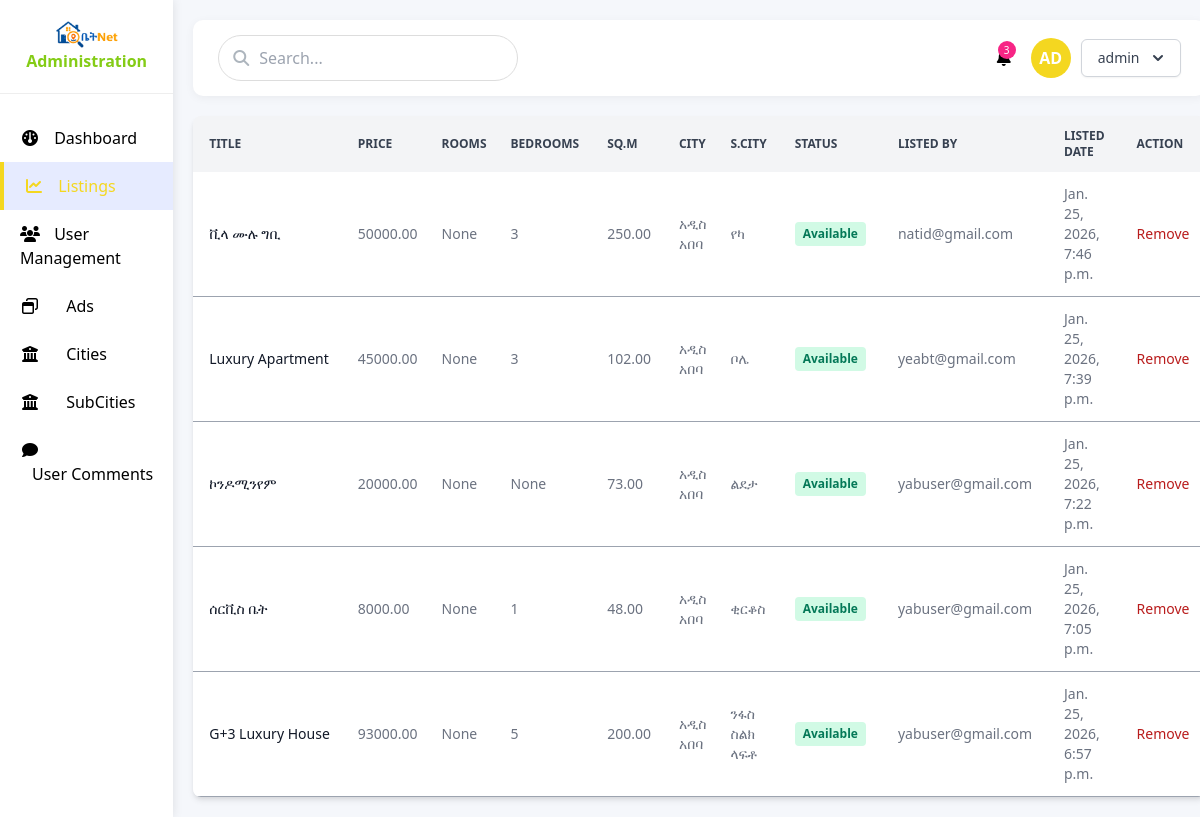
The page /admin-panel/listings (signed in) on the database its author committed.
### users/models.py (models this page shows, shortened)
class CustomUser(AbstractBaseUser):
    first_name = models.CharField(max_length=100, blank=True, null=True)
    last_name = models.CharField(max_length=100, blank=True, null=True)
    email = models.EmailField(unique=True)
    is_active = models.BooleanField(default=True)
    is_admin = models.BooleanField(default=False)
    is_staff = models.BooleanField(default=False)
    created_at = models.DateTimeField(auto_now_add=True)
    updated_at = models.DateTimeField(auto_now=True)
    objects = CustomUserManager()
    USERNAME_FIELD = 'email'
    def __str__(self):
        return self.email

### listing/models.py (models this page shows, shortened)
class Listing(models.Model):
    user = models.ForeignKey(CustomUser, on_delete=models.CASCADE, related_name='listings')
    title = models.CharField(max_length=50)
    desc = models.TextField(max_length=400, null=True, blank=True)
    price = models.DecimalField(max_digits=10, decimal_places=2)
    rooms = models.IntegerField(null=True, blank=True)
    bedrooms = models.IntegerField(null=True, blank=True)
    bathrooms = models.IntegerField(null=True, blank=True)
    square_metre = models.DecimalField(max_digits=10, decimal_places=2, null=True, blank=True)
    city = models.ForeignKey(City, on_delete=models.SET_NULL, null=True, blank=True)
    sub_city = models.ForeignKey(SubCity, on_delete=models.SET_NULL, null=True, blank=True)
    area = models.CharField(max_length=100, null=True, blank=True)
    phone_number1 = models.CharField(max_length=20)
    phone_number2 = models.CharField(max_length=20, null=True, blank=True)
    status = models.BooleanField(default=True)
    admin_status = models.BooleanField(default=True)
    created_at = models.DateTimeField(auto_now_add=True)
    updated_at = models.DateTimeField(auto_now=True)
    amenities = models.ManyToManyField(Amenity, blank=True, related_name='listings')
    is_paid = models.BooleanField(default=False)
    payment_method = models.CharField(max_length=50, blank=True, null=True)
    class Meta:
        db_table = 'listings'

class City(models.Model):
    name = models.CharField(max_length=50)
    class Meta:
        db_table = 'cities'
    def __str__(self):
        return self.name

class SubCity(models.Model):
    name = models.CharField(max_length=50)
    class Meta:
        db_table = 'subcities'
    def __str__(self):
        return self.name

### admindashboard/views.py (the view)
# urls.py: path('listings',  views.get_listings,  name='admin-listings'),
@staff_member_required
def get_listings(request):
    listings = Listing.objects.all().order_by('-created_at')
    paginator = Paginator(listings, 10)  # Show 10
    page_number = request.GET.get('page')
    page_obj = paginator.get_page(page_number)
    context = {
        'listings':page_obj,
        'page_obj': page_obj ,
    }
    return render(request,'admin/pages/listings.html', context)

### templates/admin/pages/listings.html (shortened to what this page needs)
{% extends "../layout.html" %}
{% block content %}
<div class="">
    <div class="relative overflow-x-auto shadow-md sm:rounded-lg">
        <table class="w-full text-sm text-left text-gray-500 dark:text-gray-400">
            <thead class="text-xs text-gray-700 uppercase bg-gray-100 dark:bg-gray-700 dark:text-gray-300 sticky top-0 z-10">
                <tr>
                    <th scope="col" class="px-4 py-3">Title</th>
                    <th scope="col" class="px-3 py-3">Price</th>
                    <th scope="col" class="px-3 py-3">Rooms</th>
                    <th scope="col" class="px-3 py-3">Bedrooms</th>
                    <th scope="col" class="px-4 py-3">Sq.m</th>
                    <th scope="col" class="px-3 py-3">City</th>
                    <th scope="col" class="px-3 py-3">S.City</th>
                    <th scope="col" class="px-4 py-3">Status</th>
                    <th scope="col" class="px-4 py-3">Listed by</th>
                    <th scope="col" class="px-4 py-3">Listed date</th>
                    <th scope="col" class="px-4 py-3">Action</th>
                </tr>
            </thead>
            <tbody>
                {% for list in listings %}
                <tr class="bg-white border-b border-b-gray-400 dark:bg-gray-800 dark:border-gray-700 hover:bg-lime-50 dark:hover:bg-gray-700">
                    <th scope="row" class="px-4 py-3 font-medium text-gray-900 whitespace-nowrap dark:text-white">
                        {{ list.title }}
                    </th>
                    <td class="px-3 py-3">{{ list.price }}</td>
                    <td class="px-3 py-3">{{ list.rooms }}</td>
                    <td class="px-3 py-3">{{ list.bedrooms }}</td>
                    <td class="px-4 py-3">{{ list.square_metre }}</td>
                    <td class="px-3 py-3">{{ list.city }}</td>
                    <td class="px-3 py-3">{{ list.sub_city }}</td>
                    <td class="px-4 py-3">
                        {% if not list.status %}
                        <span class="inline-block px-2 py-1 text-xs font-semibold text-red-700 bg-red-100 rounded">Rented</span>
                        {% else %}
                        <span class="inline-block px-2 py-1 text-xs font-semibold text-green-700 bg-green-100 rounded">Available</span>
                        {% endif %}
                    </td>
                    <td class="px-4 py-3">{{ list.user }}</td>
                    <td class="px-4 py-3">{{ list.created_at }}</td>
                    <td class="px-4 py-3">
                        {% if list.admin_status %}
                        <a href="{% url 'admin-listing-status' id=list.id %}" class="text-red-700 hover:underline font-medium">Remove</a>
                        {% else %}
                        <a href="{% url 'admin-listing-status' id=list.id %}" class="text-green-700 hover:underline font-medium">Restore</a>
                        {% endif %}
                    </td>
                </tr>
                {% empty %}
                <tr>
                    <td colspan="11" class="px-4 py-3 text-center text-gray-500 dark:text-gray-300">No listings found.</td>
                </tr>
                {% endfor %}
            </tbody>
        </table>
    </div>
</div>
{% endblock content %}

### templates/admin/layout.html (shortened to what this page needs)
{% load static tailwind_tags %}
<!DOCTYPE html>
<html lang="en">
    <head>
        <link rel="stylesheet" href="https://cdnjs.cloudflare.com/ajax/libs/font-awesome/6.4.0/css/all.min.css">
        <link href="{% static 'fontawesomefree/css/fontawesome.css' %}" rel="stylesheet" type="text/css">
        <link href="{% static 'fontawesomefree/css/brands.css' %}" rel="stylesheet" type="text/css">
        <link href="{% static 'fontawesomefree/css/solid.css' %}" rel="stylesheet" type="text/css">
        {% tailwind_css %}
        <link href="https://cdn.jsdelivr.net/npm/tailwindcss@2.2.16/dist/tailwind.min.css" rel="stylesheet">
    </head>
<body>
    <div class="dashboard">
        <div class="sidebar">
            <div class="sidebar-header flex flex-col items-center">
                <img class="w-[4rem] object-cover flex-none" src="{% static 'logo.png' %}" alt="Listing Media">
                <span class=" text-lime-500 font-semibold">Administration</span>
            </div>
            <div class="sidebar-menu">
                <div class="menu-item {% url 'admin-dashboard' as dashboard_url %}{% if request.path == dashboard_url %}active{% endif %}">
                    <a href="{{dashboard_url}}">
                        <i class="fas fa-dashboard"></i>
                        <span>Dashboard</span>
                    </a>
                </div>
                <div class="menu-item {% url 'admin-listings' as listings_url %}{% if request.path == listings_url %}active{% endif %}">
                    <a href="{{ listings_url }}">
                        <i class="fas fa-chart-line"></i>
                        <span>Listings</span>
                    </a>
                </div>
                <div class="menu-item {% url 'admin-users' as users_url %}{% if request.path == users_url %}active{% endif %}">
                    <a href="{{ users_url }}">
                        <i class="fas fa-users"></i>
                        <span>User Management</span>
                    </a>
                </div>
                <div class="menu-item {% url 'admin-ads' as ads_url %}{% if request.path == ads_url %}active{% endif %}">
                    <a href="{{ ads_url }}">
                        <i class="fa fa-window-restore" aria-hidden="true"></i>
                        <span class="flex-1 ms-3 whitespace-nowrap">Ads</span>
                    </a>
                </div>
                <div class="menu-item {% url 'admin-cities' as cities_url %}{% if request.path == cities_url %}active{% endif %}">
                    <a href="{{ cities_url }}">
                        <i class="fa fa-university" aria-hidden="true"></i>
                        <span class="flex-1 ms-3 whitespace-nowrap">Cities</span>
                    </a>
                </div>
                <div class="menu-item {% url 'admin-subcities' as subcities_url %}{% if request.path == subcities_url %}active{% endif %}">
                    <a href="{{ subcities_url }}">
                        <i class="fa fa-university" aria-hidden="true"></i>
                        <span class="flex-1 ms-3 whitespace-nowrap">SubCities</span>
                    </a>
                </div>
                <div class="menu-item {% url 'admin-comments' as comments_url %}{% if request.path == comments_url %}active{% endif %}">
                    <a href="{{ comments_url }}">
                        <i class="fa fa-comment" aria-hidden="true"></i>
                        <span class="flex-1 ms-3 whitespace-nowrap">User Comments</span>
                    </a>
                </div>
            </div>
        </div>
        <div class="main-content">
            <div class="header">
                <div class="search-bar">
                    <i class="fas fa-search"></i>
                    <input type="text" placeholder="Search...">
                </div>
                <div class="user-actions">
                    <div class="notification">
                        <span class="notification-badge">3</span>
                    </div>
                    <div class="user-profile">
                        <div class="user-avatar">AD</div>
                        <div class=" ">
                            <div class="relative inline-block text-left">
                                <div>
                                  <button id="menu-button-mob" type="button" class="inline-flex justify-center w-full rounded-md border border-gray-300 shadow-sm px-4 py-2 bg-white text-sm font-medium text-gray-700 hover:bg-gray-50 focus:outline-none focus:ring-2 focus:ring-offset-2 focus:ring-offset-gray-100 focus:ring-lime-500"  aria-expanded="false" aria-haspopup="true">
                                    {{user.first_name}}
                                    <svg class="-mr-1 ml-2 h-5 w-5" xmlns="http://www.w3.org/2000/svg" viewBox="0 0 20 20" fill="currentColor" aria-hidden="true">
                                      <path fill-rule="evenodd" d="M5.293 7.293a1 1 0 011.414 0L10 10.586l3.293-3.293a1 1 0 111.414 1.414l-4 4a1 1 0 01-1.414 0l-4-4a1 1 0 010-1.414z" clip-rule="evenodd" />
                                    </svg>
                                  </button>
                                </div>
                            </div>
                        </div>
                    </div>
                </div>
            </div>
            {% block content %}
            {% endblock %}
        </div>
    </div>

### rows shown on the page
CustomUser: first_name "admin"
Listing: title "ቪላ ሙሉ ግቢ", price "50000.00", rooms "None", bedrooms "3", square_metre "250.00", city "አዲስ አበባ", sub_city "የካ", status "Available", user "natid@gmail.com", created_at "Jan. 25, 2026, 7:46 p.m.", admin_status "Remove"
Listing: title "Luxury Apartment", price "45000.00", rooms "None", bedrooms "3", square_metre "102.00", city "አዲስ አበባ", sub_city "ቦሌ", status "Available", user "yeabt@gmail.com", created_at "Jan. 25, 2026, 7:39 p.m.", admin_status "Remove"
Listing: title "ኮንዶሚንየም", price "20000.00", rooms "None", bedrooms "None", square_metre "73.00", city "አዲስ አበባ", sub_city "ልደታ", status "Available", user "yabuser@gmail.com", created_at "Jan. 25, 2026, 7:22 p.m.", admin_status "Remove"
Listing: title "ሰርቪስ ቤት", price "8000.00", rooms "None", bedrooms "1", square_metre "48.00", city "አዲስ አበባ", sub_city "ቂርቆስ", status "Available", user "yabuser@gmail.com", created_at "Jan. 25, 2026, 7:05 p.m.", admin_status "Remove"
Listing: title "G+3 Luxury House", price "93000.00", rooms "None", bedrooms "5", square_metre "200.00", city "አዲስ አበባ", sub_city "ንፋስ ስልክ ላፍቶ", status "Available", user "yabuser@gmail.com", created_at "Jan. 25, 2026, 6:57 p.m.", admin_status "Remove"
